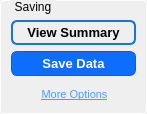
               <widget class="QGroupBox" name="groupBox_6">
                <property name="minimumSize">
                 <size>
                  <width>147</width>
                  <height>114</height>
                 </size>
                </property>
                <property name="maximumSize">
                 <size>
                  <width>147</width>
                  <height>91</height>
                 </size>
                </property>
                <property name="styleSheet">
                 <string notr="true">QGroupBox {
            border: 1px solid #ffffff;
            border-radius: 4px;
            margin-top: 0.5em;
            padding-top: 0.5em;
        }

        QGroupBox::title {
            subcontrol-origin: margin;
            left: 10px;
            padding: 0 3px 0 3px;
        }</string>
                </property>
                <property name="title">
                 <string>Saving</string>
                </property>
                <widget class="QWidget" name="layoutWidget">
                 <property name="geometry">
                  <rect>
                   <x>11</x>
                   <y>20</y>
                   <width>127</width>
                   <height>89</height>
                  </rect>
                 </property>
                 <layout class="QVBoxLayout" name="verticalLayout">
                  <item>
                   <widget class="QPushButton" name="ViewSummary_pushButton">
                    <property name="minimumSize">
                     <size>
                      <width>125</width>
                      <height>25</height>
                     </size>
                    </property>
                    <property name="maximumSize">
                     <size>
                      <width>125</width>
                      <height>25</height>
                     </size>
                    </property>
                    <property name="font">
                     <font>
                      <pointsize>10</pointsize>
                      <bold>true</bold>
                     </font>
                    </property>
                    <property name="toolTip">
                     <string>Preview the PDF summary of analyzed metrics</string>
                    </property>
                    <property name="styleSheet">
                     <string notr="true">QPushButton {
    border: 2px solid #1976d2;
    border-radius: 6px;
    padding: 3px;
}
QPushButton:hover {
    border: 2px solid #4A9EFF;
    background-color: rgba(25, 118, 210, 0.1);
}</string>
                    </property>
                    <property name="text">
                     <string>View Summary</string>
                    </property>
                    <property name="startHidden" stdset="0">
                     <bool>false</bool>
                    </property>
                   </widget>
                  </item>
                  <item>
                   <widget class="QPushButton" name="SaveAnalyzedDataButton">
                    <property name="minimumSize">
                     <size>
                      <width>125</width>
                      <height>25</height>
                     </size>
                    </property>
                    <property name="maximumSize">
                     <size>
                      <width>125</width>
                      <height>25</height>
                     </size>
                    </property>
                    <property name="font">
                     <font>
                      <pointsize>10</pointsize>
                      <bold>true</bold>
                     </font>
                    </property>
                    <property name="toolTip">
                     <string>Export analyzed data (NPZ, CSV, breath metrics, and PDF summary)</string>
                    </property>
                    <property name="autoFillBackground">
                     <bool>false</bool>
                    </property>
                    <property name="styleSheet">
                     <string notr="true">QPushButton#SaveAnalyzedDataButton {
    background-color: #0d6efd;   /* primary blue */
    color: white;
    border: 1px solid #0b5ed7;
    border-radius: 6px;
    padding: 5px 10px;
}

/* Hover */
QPushButton#SaveAnalyzedDataButton:hover {
    background-color: #0b5ed7;
}

/* Pressed */
QPushButton#SaveAnalyzedDataButton:pressed {
    background-color: #0a58ca;
}

/* Keyboard focus ring */
QPushButton#SaveAnalyzedDataButton:focus {
    outline: none;
    border: 2px solid #b6d4fe;   /* subtle focus ring */
}

/* Disabled */
QPushButton#SaveAnalyzedDataButton:disabled {
    background-color: #9ec5fe;
    border-color: #9ec5fe;
    color: #eef4ff;
}
</string>
                    </property>
                    <property name="text">
                     <string>Save Data</string>
                    </property>
                   </widget>
                  </item>
                  <item>
                   <widget class="QPushButton" name="saveoptions_pushButton">
                    <property name="minimumSize">
                     <size>
                      <width>100</width>
                      <height>25</height>
                     </size>
                    </property>
                    <property name="font">
                     <font>
                      <pointsize>8</pointsize>
                      <underline>true</underline>
                     </font>
                    </property>
                    <property name="styleSheet">
                     <string notr="true">QPushButton {
    text-align: center;
    border: none;
    background: transparent;
    text-decoration: underline;
    color: #4A9EFF;
}
QPushButton:hover {
    color: #6BB6FF;
}</string>
                    </property>
                    <property name="text">
                     <string>More Options</string>
                    </property>
                   </widget>
                  </item>
                 </layout>
                </widget>
               </widget>
